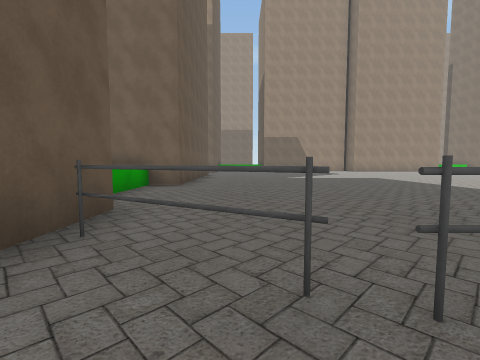
[1] (above)

24 first-person views from a walk through a scene from a Unity 3-D project. The camera is 1.2 m above the floor, tilts 4° down and sees 90° across. The floor is counted in squares, 2 m on a side. Each view is taken from the middle of a square. On the plan, view 1 faces up. The plan holds only what a view shows up to about 9 squares ahead; the rest is blank. The place goes on beyond the plan.

[2]
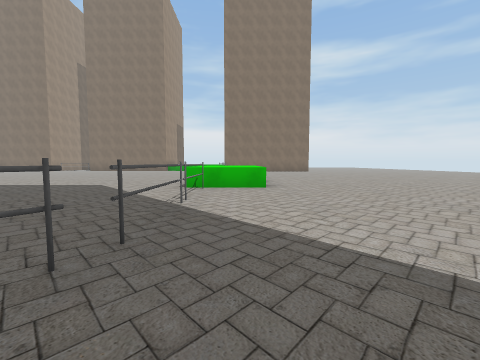

[3]
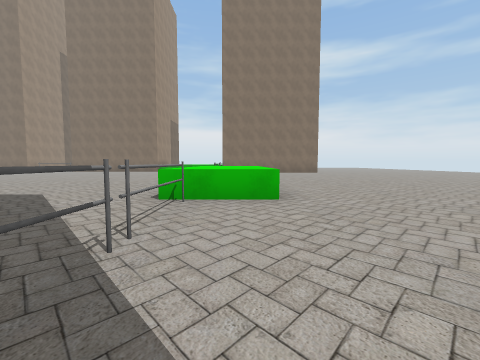

[4]
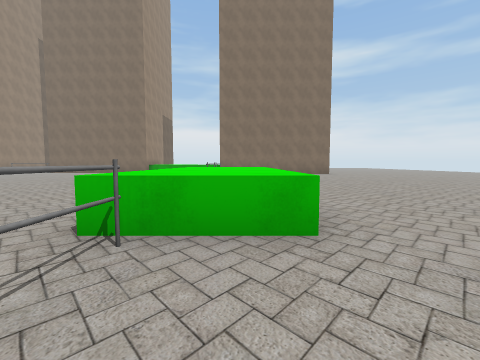

[5]
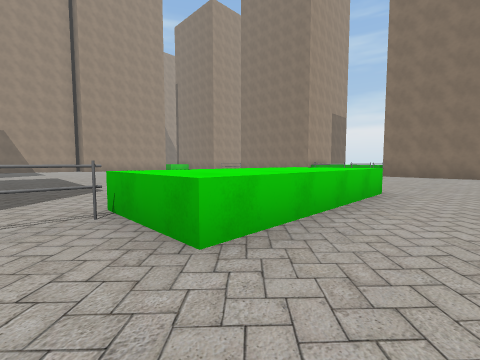

[6]
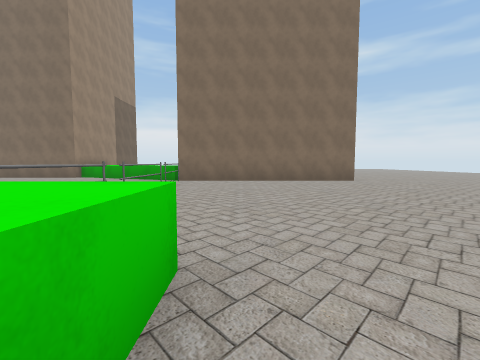

[7]
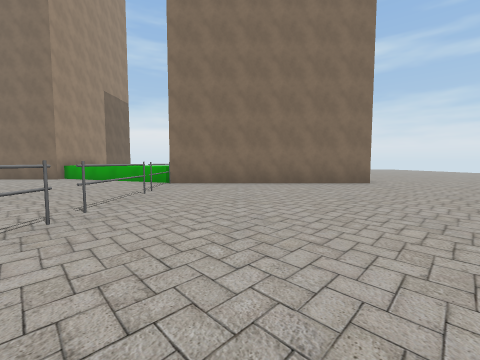

[8]
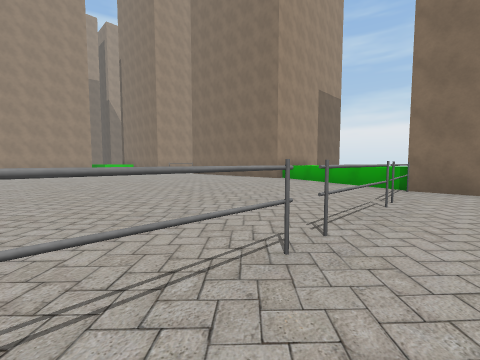

[9]
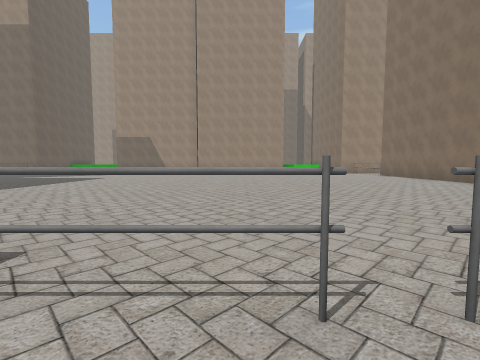

[10]
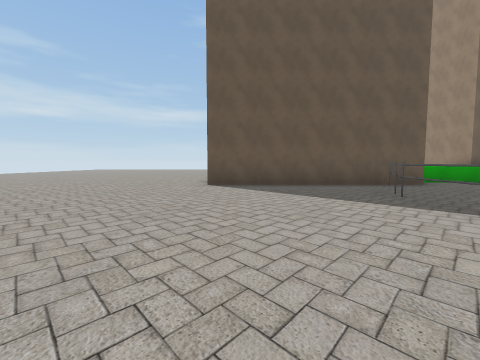

[11]
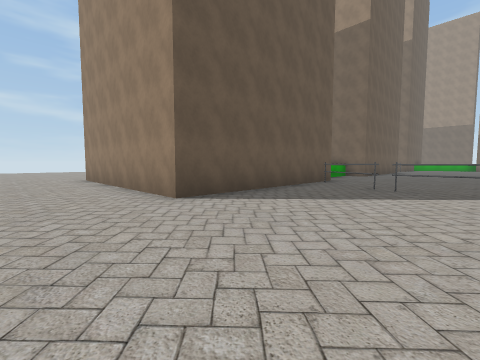

[12]
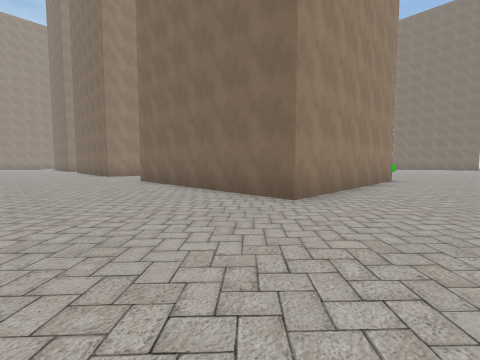

[13]
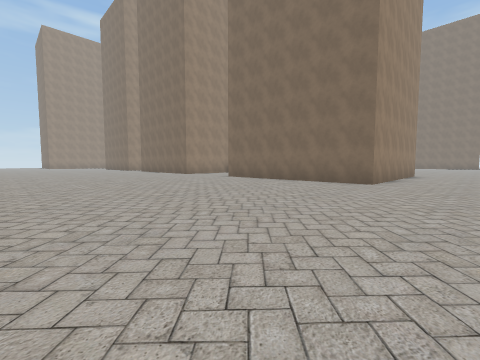

[14]
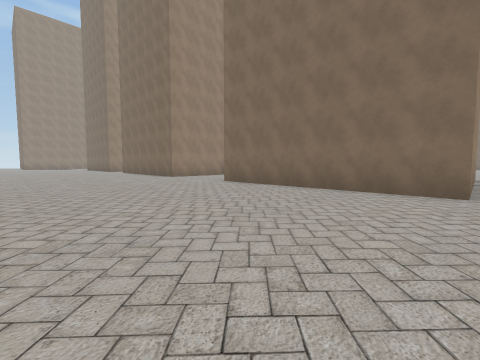

[15]
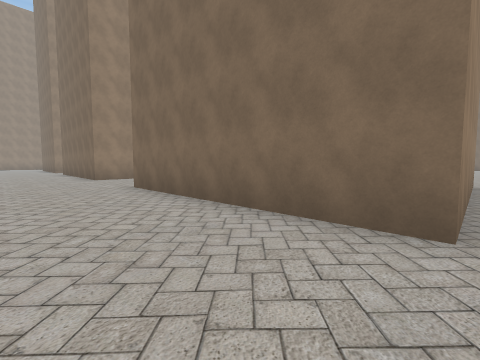

[16]
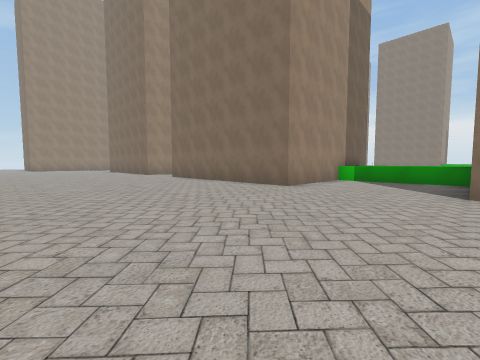

[17]
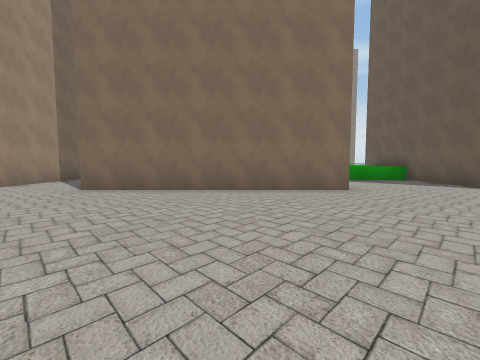

[18]
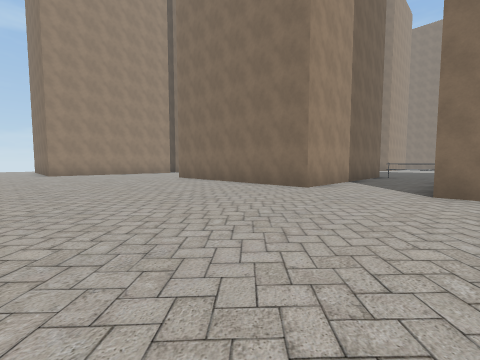

[19]
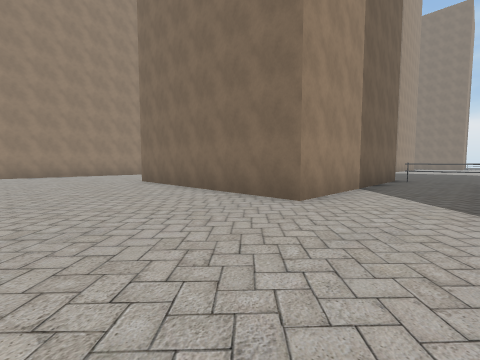

[20]
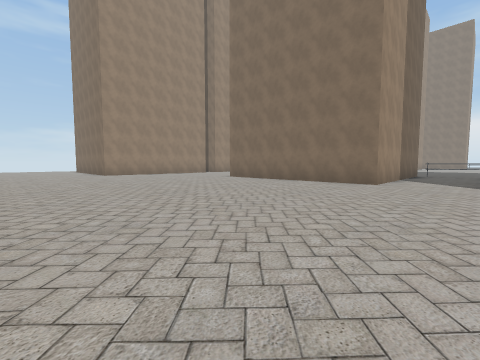

[21]
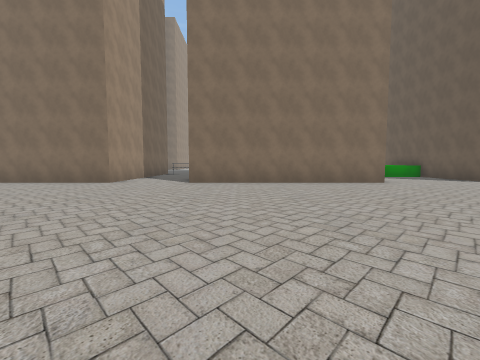

[22]
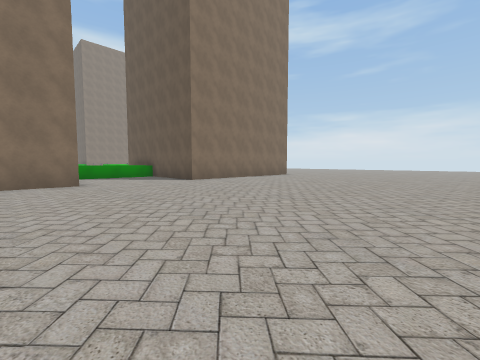

[23]
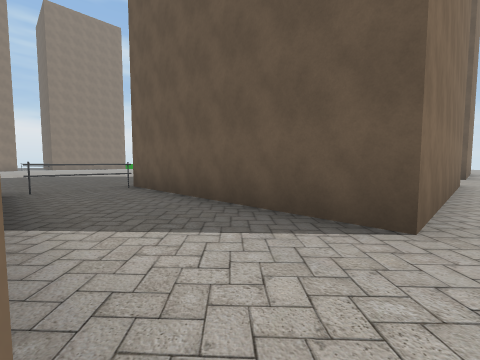

[24]
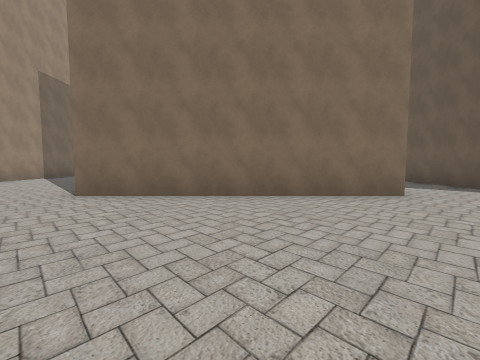

### Floor plan
Key: @ floor where view 1 was taken; # wall or solid block; x gap in a wall; . floor; ^ raised ledge; O other object.
Columns run from 15 left of view 1 to 18 right of it. Each row starts with its distance up from view 1.
 26     O      ##
 25 ..  ..    ...
 24 .......  ...
 23 ...........
 22 ..........
 21 ........
 20 ........
 19 ........
 18 ........
 17 ........
 16 ........
 15 ........#####O .....
 14 .............O......
 13 .............O ....
 12  .......#####  ...       ..
 11 ........                 ...
 10  .......           ..    ....
  9   ......     #...................#
  8 ........     #...................#
  7 ........######...................#
  6 ...........^^ ...................O
  5 ...........^^....................^
  4 ...........^^....................^
  3 ........#### O .................^
  2 ........     #O.................^
  1 ........     #.OOOOOO^^^^OOOOOOx#
  0 ........     #.@....^^^^^.......
 -1 ........     #..................
 -2 ........     #..................
 -3 ........######..................
 -4 ................................
 -5 .................. .............

Where each view was taken, in squares from view 1:
view 1: 0 up, 0 right, facing up
view 2: 0 up, 1 left, facing right
view 3: 0 up, 1 right, facing right
view 4: 0 up, 3 right, facing right
view 5: 2 down, 4 right, facing up-right
view 6: 1 down, 8 right, facing right
view 7: 1 down, 9 right, facing right
view 8: 0 up, 10 right, facing up-right
view 9: 0 up, 11 right, facing up
view 10: 2 down, 5 right, facing left
view 11: 5 down, 2 right, facing up-left
view 12: 5 down, 11 left, facing up-right
view 13: 5 down, 15 left, facing up-right
view 14: 3 down, 13 left, facing up-right
view 15: 3 down, 10 left, facing up-right
view 16: 3 up, 13 left, facing up-right
view 17: 9 up, 13 left, facing right
view 18: 12 up, 13 left, facing up-right
view 19: 13 up, 11 left, facing up-right
view 20: 13 up, 15 left, facing up-right
view 21: 11 up, 15 left, facing right
view 22: 8 up, 15 left, facing down-right
view 23: 15 up, 8 left, facing down-right
view 24: 18 up, 12 left, facing right
